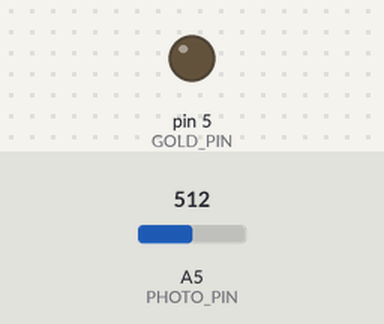
The sketch below on a simulated Arduino Uno, built with avr-gcc and run on an emulated ATmega328P. Parts: output pins drawn as LEDs (lit = HIGH). Inputs (shaded band) come from the test bench; at power-on: A5 (PHOTO_PIN) = 512. What the sketch prints to the serial monitor is not drawn.

Above: at 0.1 s.
At 5.1 s:
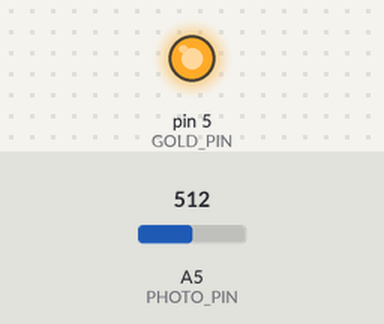
Timing chart, 0 to 6.6 s (numbered marks = the images above):
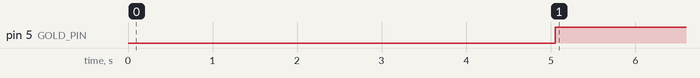

Measured:
- by itself, pin 5 (GOLD_PIN): LOW → HIGH at 5.1 s

The sketch:

gcdetect.ino
```cpp
#define LOOP_TIME 250
#define LEN 31
#define PHOTO_PIN A5
#define GOLD_PIN 5
#define CorrelateTreshold 22
#define NumGoldCodes 8
const long gc1 = 0b0000000100011011000011001110011;
const long gc2 = 0b1100011111110001000111100010100;
const long gc3 = 0b0100001101000010111111010101110;
const long gc4 = 0b1010000000110111111101000011101;
const long gc5 = 0b0010010010000100000101110100111;
const long gc6 = 0b1110001001101110000001011000000;
const long gc7 = 0b0110011011011101111001101111010;
const long gc8 = 0b0100101110110011101100010010001;//1 maybe a 1 at end instead of 0 at front

const long GC[NumGoldCodes] = { gc1, gc2, gc3, gc4, gc5, gc6,
  gc7, gc8 };
//long GC[NumGoldCodes] = {
//  9274995, 1677233940, 564231854, 1344010781, 306318247,
//  1899430592, 862909306, 1270067491};


int correlateBits(long A, long B)
{
  long result = A^B;
  // Count 1s
  // return -count
  // placeholder code
  int count = 0;
  for( int i = 0; i < LEN; ++i)
  {
    count += !((result >> i) & 1);
  }

  return count;
}

bool correlateGC( long GC1, long GC2)
{
  for (char i = 0; i<LEN; i++)
  {
    int count = correlateBits(GC1,GC2);
    if (count > CorrelateTreshold )
      return true;
    GC2 = ((GC2>>1)&(0x3FFFFFFF))|((GC2&0x1)<<(LEN));
  }
  return false;
}

void test() {
  long testGc6 = 0b1110001001101110000001011000011;//00;
  long testGc6Shift = 0b1111100010011011100000010110000;//00;

  Serial.print("correlateBits testGc6 with gc6: ");
  Serial.println( correlateBits( testGc6, gc6 ) );
  Serial.print("correlateBits shifttestGc6 with gc6: ");
  Serial.println( correlateBits( testGc6Shift, gc6 ) );
  Serial.print("correlateGC shifttestGc6 with gc6: ");
  Serial.println( correlateGC( testGc6Shift, gc6 ) );
  Serial.print("correlateGC testGc6 with gc6: ");
  Serial.println( correlateGC( testGc6, gc6 ) );
  Serial.print("correlateGC testGc6 with gc5: ");
  Serial.println( correlateGC( testGc6, gc5 ) );
  Serial.print("correlateGC testGc6 with gc4: ");
  Serial.println( correlateGC( testGc6, gc4 ) );

  delay(5000);
}

void setup()
{
  pinMode(PHOTO_PIN, INPUT);
  pinMode(GOLD_PIN, OUTPUT);
  pinMode(5, OUTPUT);
  Serial.begin(57600);
  Serial.println("begin");
  test();
}

void loop()
{
  long curr_time = micros();  // the current time
  // the next time we want to take some action...
  long next_time = curr_time - 1;
  char counter = 0;
  int SENSOR_ARRAY[LEN];
  // An example of how to loop every LOOP_TIME microseconds

  long sensorCode = 0;
  while(true) {
    curr_time = micros();  // the current time
    if (curr_time > next_time) {
      // add our timer interval to next_time
      next_time = curr_time + LOOP_TIME;
      // code for reading from the phototransistor

      SENSOR_ARRAY[counter++] = analogRead( PHOTO_PIN );
      sensorCode = 0;
      if (counter == LEN) {
        unsigned long avg = 0;  // Too small??
        for (int p = 0; p < LEN; p++)
          avg = avg + SENSOR_ARRAY[p];
        avg = avg/LEN;
        Serial.println(avg);

        for (int p = 0; p < LEN; p++) {
          if (SENSOR_ARRAY[p] < avg)
            sensorCode |= (1 << p);
        }

        for (int p = 0; p < LEN; ++p)
          Serial.println( (sensorCode >> p) & 1 );

        int beacon = 0;
        for (char i = 0; i < NumGoldCodes; i++) {
          if (correlateGC(sensorCode, GC[i])) {
            //Serial.print("Found: ");
            //Serial.println( (int)(i+1) );
            beacon = i+1;
            break;
          }
        }

        if (beacon)
          digitalWrite(5, HIGH);
        else
          digitalWrite(5, LOW);

        Serial.println("=");
        delay(100);
        counter = 0;
      }
    }
  }
}
```
